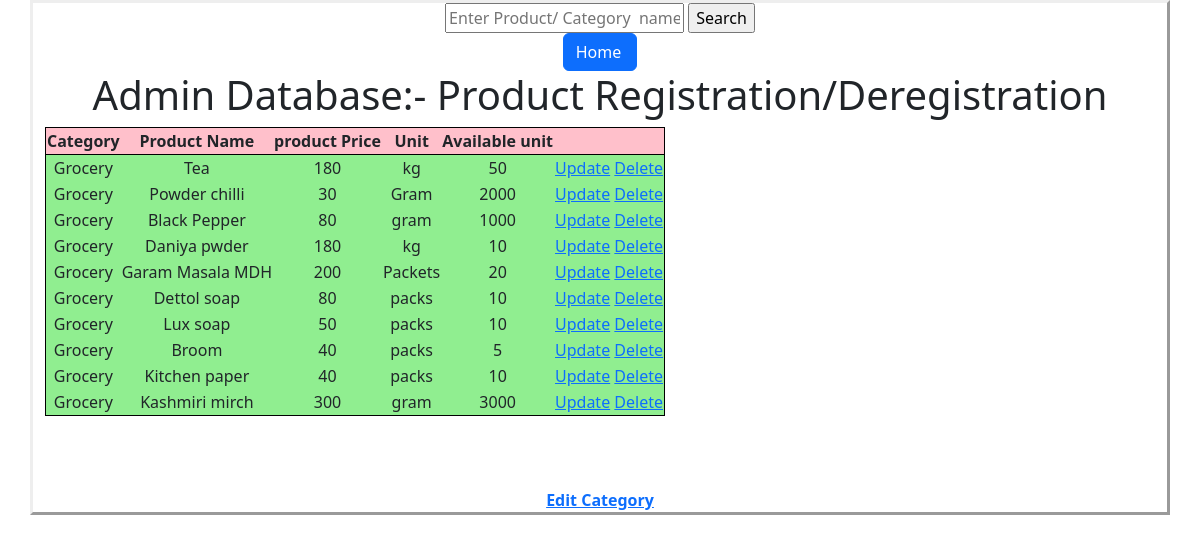
The app's page /category_filter?aid=adarsh&cat=Grocery with its own data.
### application/models.py (models this page shows)
class products(db.Model):
  __tablename__="product"
  product_name=db.Column(db.String, primary_key=True, unique=True)
  category=db.Column(db.String)
  unit=db.Column(db.String)
  rate_per_unit=db.Column(db.Integer )
  quantity=db.Column(db.Integer )

### application/controllers.py (the view)
@app.route("/category_filter", methods=["GET", "POST"])
def category_filter():
  aid=request.args["aid"]
  cat=request.args["cat"]
  data=products.query.filter(products.category==cat).all()
  return render_template("admin_product_database.html",products=data,aid=aid)

### templates/admin_product_database.html (shortened to what this page needs)
<!DOCTYPE HTML>
<html>
  <head>
   <link href="https://cdn.jsdelivr.net/npm/bootstrap@5.3.0-alpha3/dist/css/bootstrap.min.css" rel="stylesheet">
  </head>
  <body>
  <div class="container" style="border:solid;border-style:outset;text-align:center">
  <form method="POST" action="/admin_search?aid={{aid}}">
      <input type="text" name="query" placeholder="Enter Product/ Category  name">
      <input type="submit" value="Search">
  </form>
  <a style="padding-right:15px" class="btn btn-primary" href="/" role="button"> Home </a>
    <h1> Admin Database:- Product Registration/Deregistration</h1>
    {% if true %}
    <div style="text-align:center">
      <table  id = "all-students" style="border:1px solid black;text-align:center">
             <tr style="background-color:pink;border:1px solid black">
                <th>Category</th>
                <th>Product Name</th>
                <th>product Price</th>
                <th>Unit</th>
                <th>Available unit</th>
                <th></th>
              </tr>
        {%  for row in products %}
          <tr style="background-color:#90EE90">
            <td>{{row["category"]}}</td>
            <td>{{row["product_name"]}}</td>
            <td>{{row["rate_per_unit"]}}</td>
            <td>{{row["unit"]}}</td>
            <td>{{row["quantity"]}}</td>
            <td>
<a href=/update_product?aid={{aid}}&pname={{row["product_name"]}} type="button">Update</a>
<a href=/delete_product?aid={{aid}}&pname={{row["product_name"]}} type="button"> Delete </a>
            </td>
          </tr>
        {% endfor %}
   </div>
    </table><br> <br> <br>
    <b><a href=/category_managemnt?aid={{aid}} method="GET" style='text-align:cente;'>
               Edit Category </a></b>
    {% endif %}
    </div>
  </body>
</html>

### records on screen
products: category "Grocery", product_name "Tea", rate_per_unit "180", unit "kg", quantity "50"
products: category "Grocery", product_name "Powder chilli", rate_per_unit "30", unit "Gram", quantity "2000"
products: category "Grocery", product_name "Black Pepper", rate_per_unit "80", unit "gram", quantity "1000"
products: category "Grocery", product_name "Daniya pwder", rate_per_unit "180", unit "kg", quantity "10"
products: category "Grocery", product_name "Garam Masala MDH", rate_per_unit "200", unit "Packets", quantity "20"
products: category "Grocery", product_name "Dettol soap", rate_per_unit "80", unit "packs", quantity "10"
products: category "Grocery", product_name "Lux soap", rate_per_unit "50", unit "packs", quantity "10"
products: category "Grocery", product_name "Broom", rate_per_unit "40", unit "packs", quantity "5"
products: category "Grocery", product_name "Kitchen paper", rate_per_unit "40", unit "packs", quantity "10"
products: category "Grocery", product_name "Kashmiri mirch", rate_per_unit "300", unit "gram", quantity "3000"
